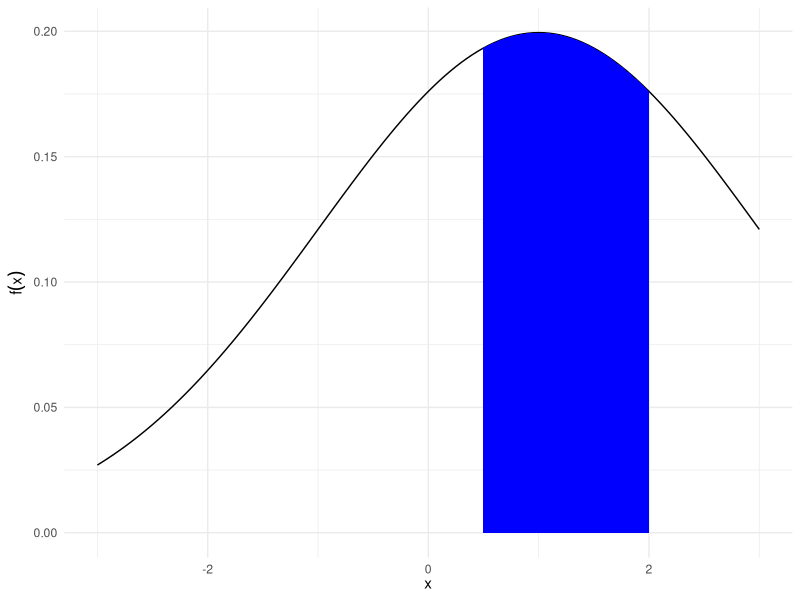
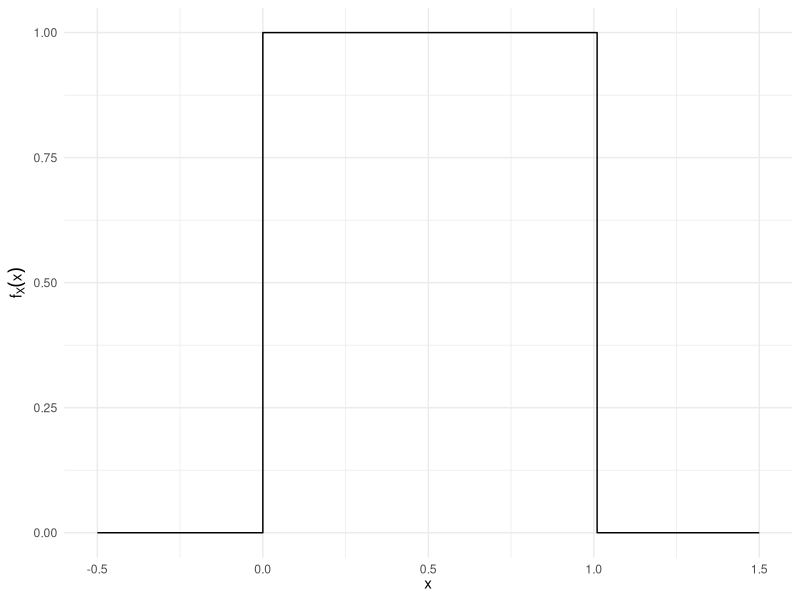
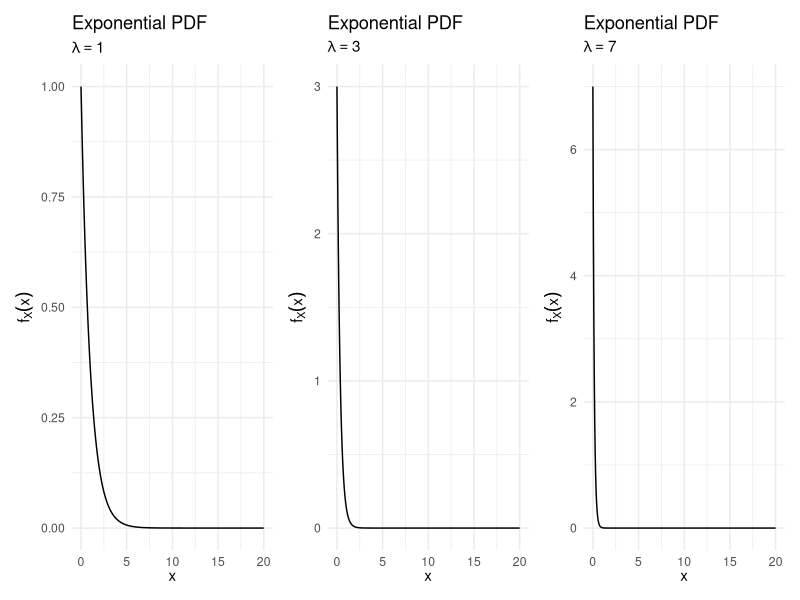
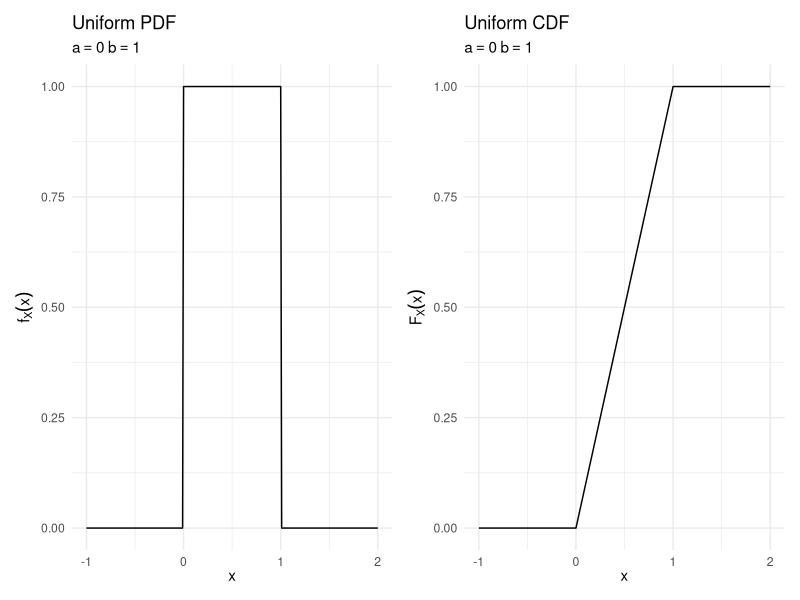
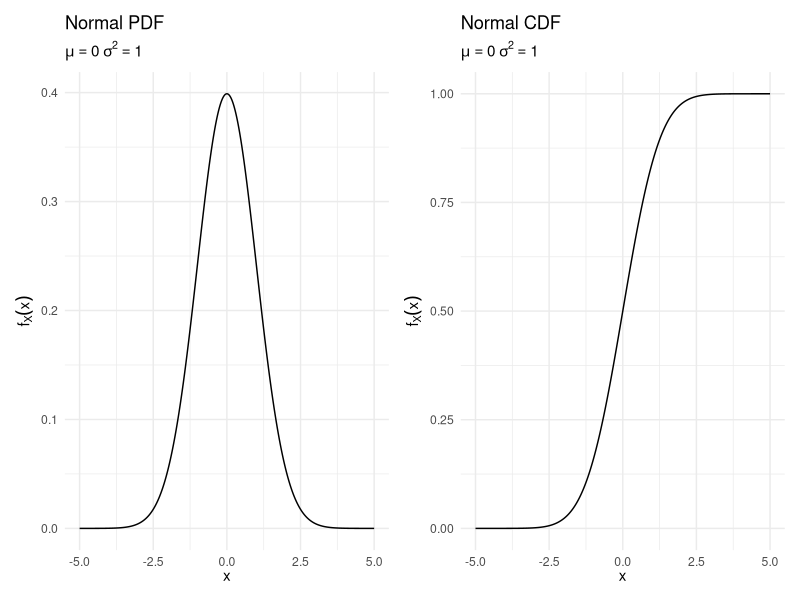
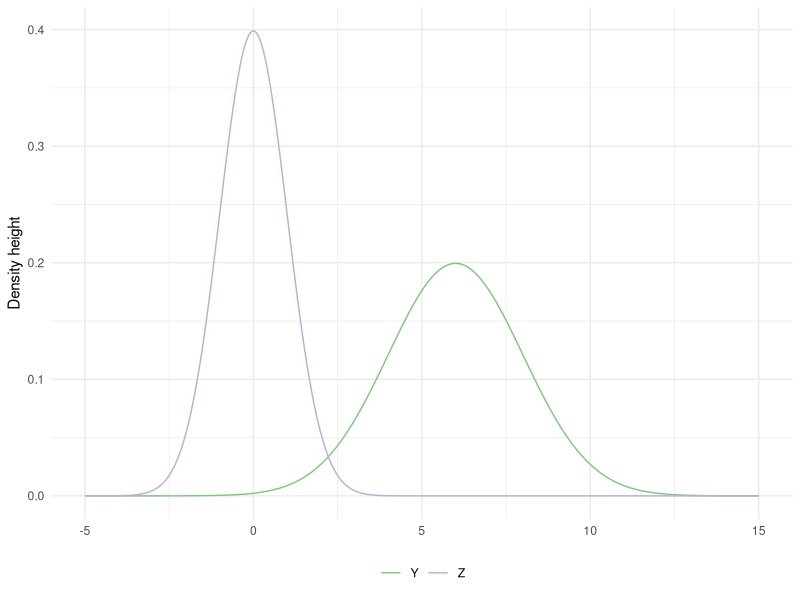
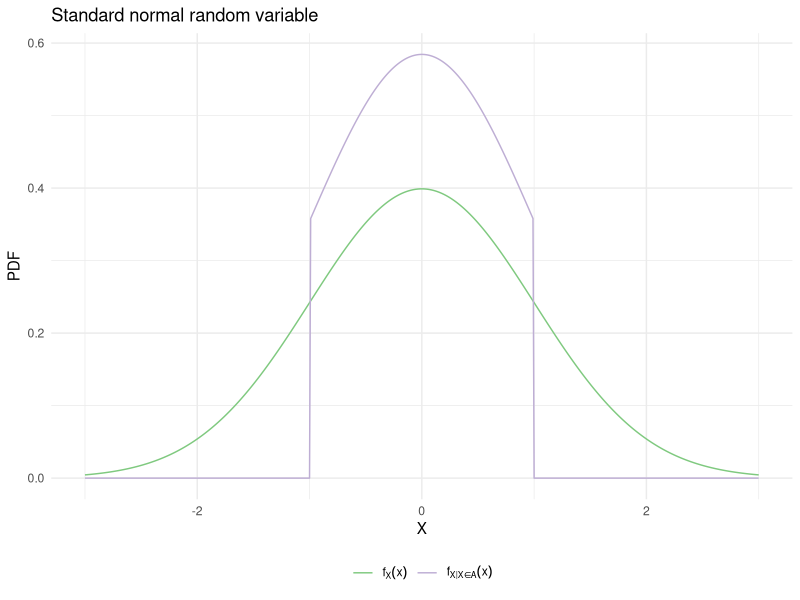

Source code (R) for these figures, in order:
## ---- chunk 1
knitr::opts_chunk$set(cache = TRUE)
## ---- chunk 2
library(tidyverse)
library(broom)
library(patchwork)

options(digits = 3)
set.seed(1234)
theme_set(theme_minimal())
## ---- chunk 3
norm_pdf <- data_frame(x = seq(-3, 3, by = .05),
           y = dnorm(x = x, mean = 1, sd = 2),
           fill = x >= .5 & x <= 2)

ggplot(norm_pdf) +
  geom_line(aes(x, y)) +
  geom_ribbon(data = filter(norm_pdf, fill),
              aes(x = x,
                  ymin = 0, ymax = y),
              fill = "blue") +
  labs(x = expression(x),
       y = expression(f(x)))
## ---- chunk 4
data_frame(x = seq(-.5, 1.5, by = .01),
           y = dunif(x)) %>%
  ggplot(aes(x, y)) +
  geom_step() +
  labs(x = expression(x),
       y = expression(f[X](x)))
## ---- chunk 5
exp_pdf <- function(rate){
  data_frame(x = seq(0, 20, by = .05),
           pmf = dexp(x = x, rate = rate)) %>%
  ggplot(aes(x, pmf)) +
  geom_line() +
  labs(title = "Exponential PDF",
       subtitle = bquote(lambda == .(rate)),
       x = expression(x),
       y = expression(f[X] (x)))
}

exp_pdf(1) +
  exp_pdf(3) +
  exp_pdf(7)
## ---- chunk 6
unif_pdf <- function(a, b){
  data_frame(x = seq(a - 1, b + 1, by = .01),
             pdf = dunif(x = x, min = a, max = b)) %>%
    ggplot(aes(x, pdf)) +
    geom_line() +
    labs(title = "Uniform PDF",
         subtitle = bquote(a == .(a) ~ b == .(b)),
         x = expression(x),
         y = expression(f[X] (x)))
}

unif_cdf <- function(a, b){
  data_frame(x = seq(a - 1, b + 1, by = .01),
             cdf = punif(q = x, min = a, max = b)) %>%
    ggplot(aes(x, cdf)) +
    geom_line() +
    labs(title = "Uniform CDF",
         subtitle = bquote(a == .(a) ~ b == .(b)),
         x = expression(x),
         y = expression(F[X] (x)))
}

unif_pdf(0, 1) +
  unif_cdf(0, 1)
## ---- chunk 7
norm_pdf <- function(mu, sigma){
  data_frame(x = seq(-5, 5, by = .01),
             pdf = dnorm(x = x, mean = mu, sd = sigma)) %>%
    ggplot(aes(x, pdf)) +
    geom_line() +
    labs(title = "Normal PDF",
         subtitle = bquote(mu == .(mu) ~ sigma^2 == .(sigma^2)),
         x = expression(x),
         y = expression(f[X] (x)))
}

norm_cdf <- function(mu, sigma){
  data_frame(x = seq(-5, 5, by = .01),
             cdf = pnorm(q = x, mean = mu, sd = sigma)) %>%
    ggplot(aes(x, cdf)) +
    geom_line() +
    labs(title = "Normal CDF",
         subtitle = bquote(mu == .(mu) ~ sigma^2 == .(sigma^2)),
         x = expression(x),
         y = expression(f[X] (x)))
}

norm_pdf(0, 1) +
  norm_cdf(0, 1)
## ---- chunk 8
        data_frame(x = seq(-5, 15, by = .05),
                   Z = dnorm(x),
                   Y = dnorm(x, mean = 6, sd = 2)) %>%
          gather(norm, val, -x) %>%
          ggplot(aes(x, val, color = norm)) +
          geom_line() +
          scale_color_brewer(type = "qual") +
          labs(x = NULL,
               y = "Density height",
               color = NULL) +
          theme(legend.position = "bottom")
## ---- chunk 9
data_frame(x = seq(-3, 3, by = .01),
           pdf = dnorm(x = x),
           pdf_cond = ifelse(x > -1 & x < 1, pdf / (pnorm(1) - pnorm(-1)), 0)) %>%
  gather(pdf, value, -x) %>%
  ggplot(aes(x, value, color = pdf)) +
  geom_line() +
  scale_color_brewer(type = "qual", labels = c(expression(f[X](x)), expression(f[X*"|"*X %in% A](x)))) +
  labs(title = "Standard normal random variable",
       x = expression(X),
       y = "PDF",
       color = NULL) +
  theme(legend.position = "bottom")
## ---- chunk 10
pnorm(q = 2.5, mean = 2.09, sd = 0.48) - pnorm(q = 1.5, mean = 2.09, sd = 0.48)
## ---- chunk 11
pnorm(q = 1, mean = 2.09, sd = 0.48)
## ---- chunk 12
qnorm(p = .95, mean = 2.09, sd = 0.48)
## ---- chunk 13
1 - pexp(q = 18, rate = 1/6)
## ---- chunk 14
dpois(x = 0, lambda = 3)
## ---- chunk 15

